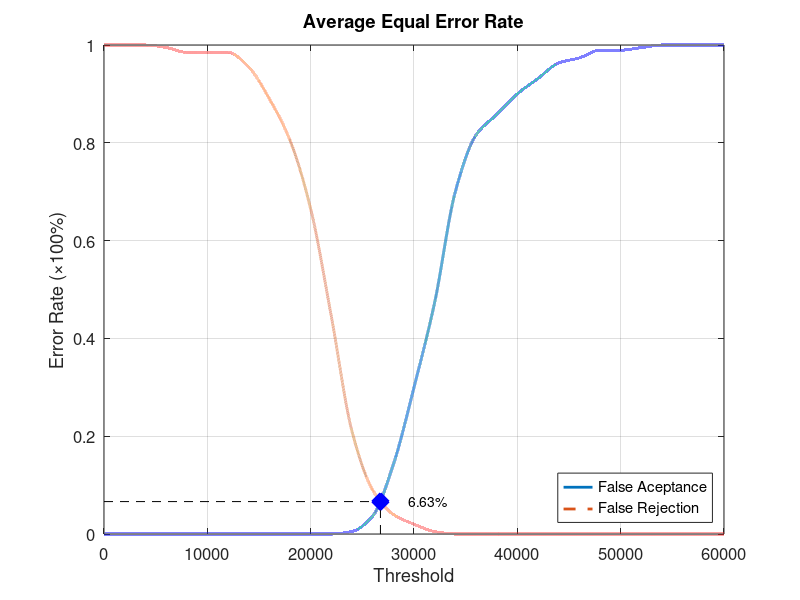
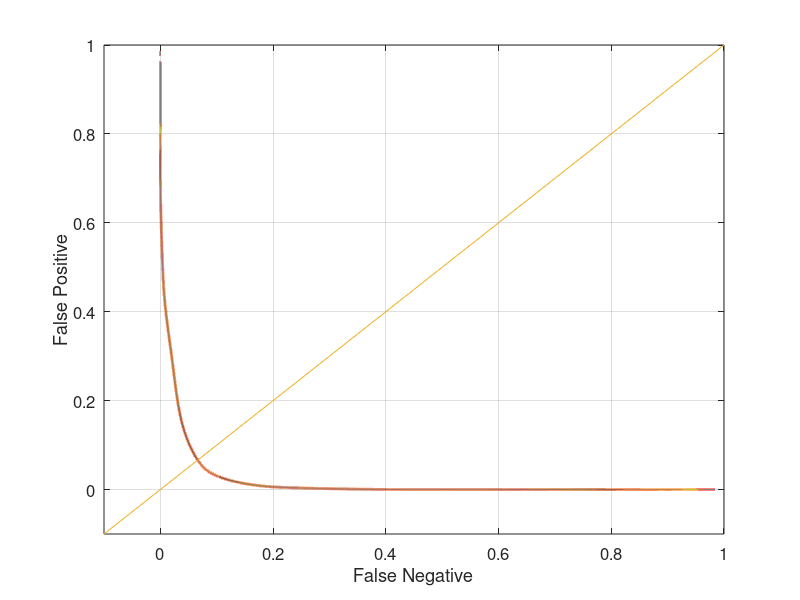

MATLAB code to generate these figures, in order:
function yEER = Database3_2
close all;
clear;
clc;
x = 0:2000:60000;
xq = 0:0.5:60000;

y0 = [0 0 0 0 0 0 0 0 0 0 0 0 0.00526316 0.0368421 0.142105 0.3 0.473684 0.7 0.815789 0.857895 0.9 0.931579 0.963158 0.973684 0.989474 0.989474 0.994737 1 1 1 1];
yy0 = interp1(x, y0, xq, 'pchip');
y1 = [1 1 1 0.995 0.985 0.985 0.985 0.955 0.89 0.805 0.665 0.445 0.21 0.09 0.04 0.02 0.005 0 0 0 0 0 0 0 0 0 0 0 0 0 0];
yy1 = interp1(x, y1, xq, 'pchip');

% Calculating EER: 
y2 = abs(y0 - y1);
find(y2 == min(y2))
yy2 = abs(yy0 - yy1);
xEER = find(yy2 == min(yy2));
xEERIndex = xq(xEER) % X-axis EER
yEER = yy0(xEER) % Y-axis EER

main = figure
plot(xq, yy0,'-','LineWidth', 2);	hold on
plot(xq, yy1,'--','LineWidth', 2);	hold on
plot([xEERIndex xEERIndex], [0 yEER], 'k--');	hold on
plot([0 xEERIndex], [yEER yEER], 'k--');	hold on
plot(xEERIndex, yEER, 'bx', 'LineWidth', 10);	hold on
text(xEERIndex + 10 * xEERIndex / 100, yEER, [num2str(round((10000 * yEER)) / 100) '%'])
legend('False Aceptance', 'False Rejection', 'Location', 'SouthEast')
xlabel('Threshold')
ylabel('Error Rate (\times100%)')
title('Average Equal Error Rate')
set(gca, 'FontSize', 12)
axis([0 60000 0 1])
grid on

print(main, 'Database3_2Main', '-dpng');
FNRxFPR = figure('Color', [1 1 1]);
plot(yy1, yy0, '-', yy1, yy0, 'LineWidth', 2);
hold on
y = -0.1:0.1:1
plot(y, y); 
set(gca, 'FontSize', 12)
xlabel('False Negative')
ylabel('False Positive')
axis([-0.1 1 -0.1 1])
set(gca, 'FontSize', 12)
grid on

print(FNRxFPR, 'Database3_2FNRxFPR','-dpng');
end
